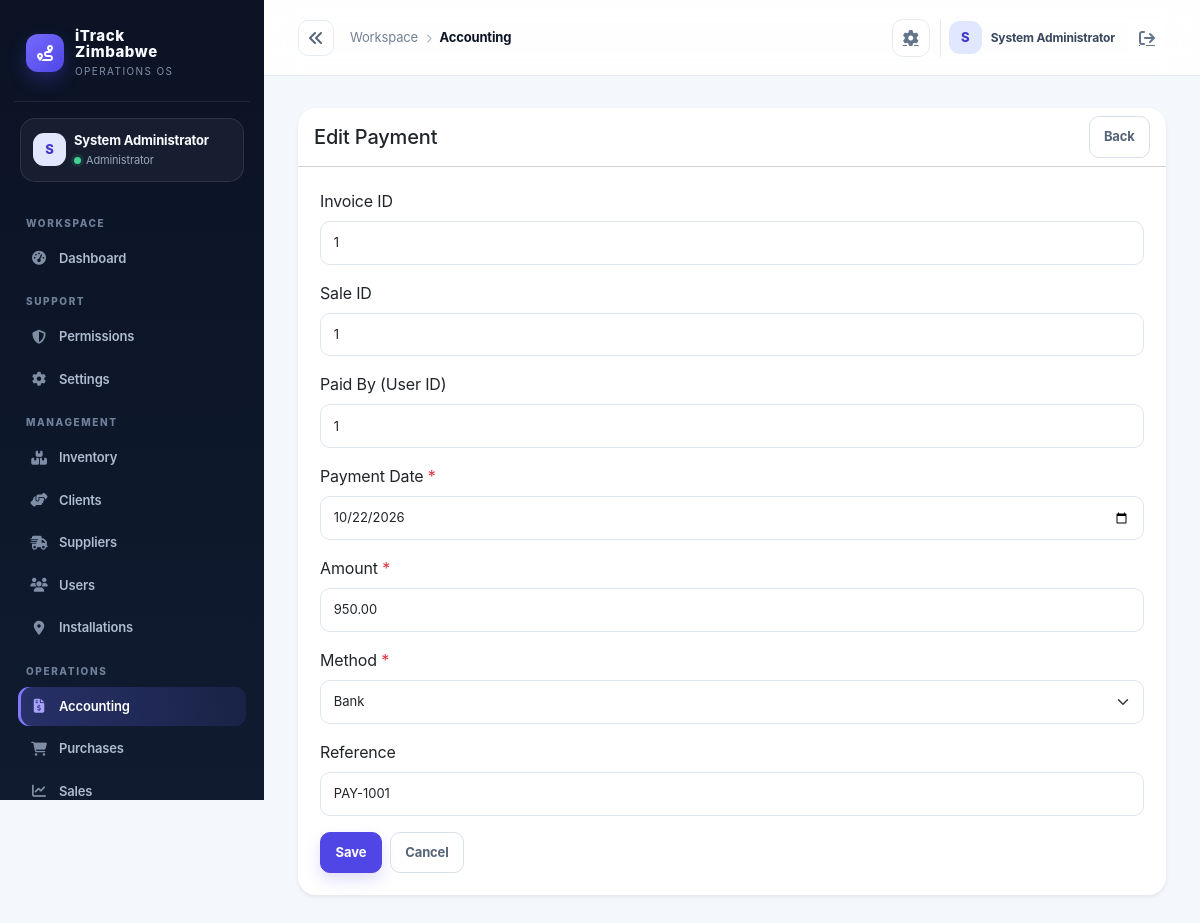
Page /index.php?controller=accounting&action=paymentEdit&id=1 (signed in) on the committed database.
### tables this page shows
CREATE TABLE IF NOT EXISTS payments (
  id INT AUTO_INCREMENT PRIMARY KEY,
  invoice_id INT NULL,
  sale_id INT NULL,
  paid_by INT NULL,
  payment_date DATE NOT NULL DEFAULT CURRENT_DATE,
  amount DECIMAL(14,2) NOT NULL DEFAULT 0.00,
  method VARCHAR(50) NOT NULL DEFAULT 'cash',
  reference VARCHAR(150),
  created_at TIMESTAMP DEFAULT CURRENT_TIMESTAMP,
  FOREIGN KEY (invoice_id) REFERENCES invoices(id) ON DELETE SET NULL,
  FOREIGN KEY (sale_id) REFERENCES sales(id) ON DELETE SET NULL,
  FOREIGN KEY (paid_by) REFERENCES users(id) ON DELETE SET NULL
);

### app/controllers/AccountingController.php (called while the page is built, shortened)
<?php
require_once dirname(__DIR__) . '/core/Controller.php';
require_once dirname(__DIR__) . '/models/Payment.php';
class AccountingController extends Controller
{
    private Payment $paymentModel;
    public function __construct()
    {
        $this->paymentModel = new Payment();
    }
    private function getPaymentFields(): array
    {
        return [
            ['name' => 'invoice_id', 'label' => 'Invoice ID', 'type' => 'number'],
            ['name' => 'sale_id', 'label' => 'Sale ID', 'type' => 'number'],
            ['name' => 'paid_by', 'label' => 'Paid By (User ID)', 'type' => 'number'],
            ['name' => 'payment_date', 'label' => 'Payment Date', 'type' => 'date', 'required' => true],
            ['name' => 'amount', 'label' => 'Amount', 'type' => 'number', 'step' => '0.01', 'required' => true],
            ['name' => 'method', 'label' => 'Method', 'type' => 'select', 'options' => ['cash', 'bank', 'mobile_money', 'card'], 'required' => true],
            ['name' => 'reference', 'label' => 'Reference', 'type' => 'text'],
        ];
    }
    public function paymentEdit(): void
    {
        $id = $this->sanitizeInt($_GET['id'] ?? 0);
        $record = $this->paymentModel->find($id);
        $this->view('accounting/form', ['title' => 'Edit Payment', 'mode' => 'edit', 'section' => 'payments', 'resourceName' => 'Payment', 'fields' => $this->getPaymentFields(), 'record' => $record, 'submitAction' => 'paymentEdit', 'recordId' => $id]);
    }
}

### public/index.php (called while the page is built, shortened)
<?php
$uri = $_SERVER['REQUEST_URI'] ?? '/';
$controllerKey = $_GET['controller'] ?? null;
$actionKey = $_GET['action'] ?? null;
$route = $controllerKey ? [
    'controller' => ucfirst($controllerKey) . 'Controller',
    'action' => $actionKey ?? 'index',
] : Router::route($uri);
$actionName = $route['action'];
$controller = new $controllerName();
$controller->$actionName();

### app/config/database.php (called while the page is built, shortened)
<?php
class Database
{
    private static ?PDO $instance = null;
    public static function getInstance(): PDO
    {
        if (self::$instance === null) {
            $config = require dirname(__DIR__) . '/config/app.php';
            $mysqlEnabled = extension_loaded('pdo_mysql');
            if ($config['db_driver'] === 'sqlite') {
                self::$instance = self::createSqliteInstance($config);
            } elseif ($config['db_driver'] === 'mysql' || ($config['db_driver'] === 'auto' && $mysqlEnabled)) {
                try {
                    $dsn = sprintf('mysql:host=%s;port=%s;dbname=%s;charset=utf8mb4', $config['db']['host'], $config['db']['port'], $config['db']['name']);
                    self::$instance = new PDO($dsn, $config['db']['user'], $config['db']['pass'], [
                        PDO::ATTR_ERRMODE => PDO::ERRMODE_EXCEPTION,
                        PDO::ATTR_DEFAULT_FETCH_MODE => PDO::FETCH_ASSOC,
                        PDO::ATTR_EMULATE_PREPARES => false,
                    ]);
                } catch (PDOException $exception) {
                    if ($config['environment'] === 'production' || $config['db_driver'] === 'mysql') {
                        throw new RuntimeException('Unable to connect to the configured MySQL database.', 0, $exception);
                    }
                    self::$instance = self::createSqliteInstance($config);
                }
            } else {
                if ($config['environment'] === 'production' && $config['db_driver'] !== 'sqlite') {
                    throw new RuntimeException('Production requires DB_DRIVER=mysql or an explicit DB_DRIVER=sqlite configuration.');
                }
                self::$instance = self::createSqliteInstance($config);
            }
        }
        return self::$instance;
    }
}

### app/core/Model.php (called while the page is built, shortened)
<?php
require_once dirname(__DIR__) . '/config/database.php';
abstract class Model
{
    protected PDO $db;
    public function __construct()
    {
        $this->db = Database::getInstance();
    }
    protected function fetchOne(string $sql, array $params = []): ?array
    {
        $stmt = $this->db->prepare($sql);
        $stmt->execute($params);
        $row = $stmt->fetch();
        return $row === false ? null : $row;
    }
    protected function execute(string $sql, array $params = []): int
    {
        $stmt = $this->db->prepare($sql);
        $stmt->execute($params);
        return $stmt->rowCount();
    }
}

### app/models/Payment.php (called while the page is built, shortened)
<?php
require_once dirname(__DIR__) . '/core/Model.php';
class Payment extends Model
{
    public function find(int $id): ?array
    {
        return $this->fetchOne('SELECT * FROM payments WHERE id = :id', [':id' => $id]);
    }
}

### app/views/accounting/form.php (the view, shortened to what this page needs)
<?php
    $record = $record ?? [];
    $fields = $fields ?? [];
    $mode = $mode ?? 'create';
    $title = $title ?? 'Record';
    $section = $section ?? 'index';
    $submitAction = $submitAction ?? $section;
    $recordId = $recordId ?? ($record['id'] ?? null);
    $formAction = '/index.php?controller=accounting&action=' . rawurlencode($submitAction);
    if ($mode === 'edit' && $recordId) {
        $formAction .= '&id=' . (int) $recordId;
    }
?>
<div class="card shadow-sm border-0">
    <div class="card-header bg-transparent d-flex justify-content-between align-items-center">
        <h2 class="h5 mb-0"><?= htmlspecialchars($title) ?></h2>
        <a href="/index.php?controller=accounting&action=<?= htmlspecialchars($section) ?>" class="btn btn-sm btn-outline-secondary">Back</a>
    </div>
    <div class="card-body">
        <form method="post" action="<?= htmlspecialchars($formAction) ?>">
            <?php foreach ($fields as $field): ?>
                <?php $inputName = $field['name']; $value = $record[$inputName] ?? ''; ?>
                <div class="mb-3">
                    <label for="<?= htmlspecialchars($inputName) ?>" class="form-label">
                        <?= htmlspecialchars($field['label'] ?? ucfirst($inputName)) ?>
                        <?= !empty($field['required']) ? '<span class="text-danger">*</span>' : '' ?>
                    </label>
                    <?php if (($field['type'] ?? 'text') === 'select'): ?>
                        <select id="<?= htmlspecialchars($inputName) ?>" name="<?= htmlspecialchars($inputName) ?>" class="form-select" <?= !empty($field['required']) ? 'required' : '' ?>>
                            <?php foreach ($field['options'] ?? [] as $option): ?>
                                <option value="<?= htmlspecialchars((string) $option) ?>" <?= (string) $value === (string) $option ? 'selected' : '' ?>>
                                    <?= htmlspecialchars(ucfirst((string) $option)) ?>
                                </option>
                            <?php endforeach; ?>
                        </select>
                    <?php elseif (($field['type'] ?? 'text') === 'textarea'): ?>
                        <textarea id="<?= htmlspecialchars($inputName) ?>" name="<?= htmlspecialchars($inputName) ?>" class="form-control" rows="4" <?= !empty($field['required']) ? 'required' : '' ?>><?= htmlspecialchars((string) $value) ?></textarea>
                    <?php else: ?>
                        <input
                            id="<?= htmlspecialchars($inputName) ?>"
                            name="<?= htmlspecialchars($inputName) ?>"
                            type="<?= htmlspecialchars($field['type'] ?? 'text') ?>"
                            class="form-control"
                            value="<?= htmlspecialchars((string) $value) ?>"
                            step="<?= htmlspecialchars((string) ($field['step'] ?? '')) ?>"
                            <?= !empty($field['required']) ? 'required' : '' ?>
                        >
                    <?php endif; ?>
                </div>
            <?php endforeach; ?>
            <div class="d-flex gap-2">
                <button type="submit" class="btn btn-primary">Save</button>
                <a href="/index.php?controller=accounting&action=<?= htmlspecialchars($section) ?>" class="btn btn-outline-secondary">Cancel</a>
            </div>
        </form>
    </div>
</div>

### app/views/layouts/main.php (style rules this page uses)
:root { --ink:#0b1324; --ink-2:#111d33; --muted:#738096; --line:#e6ebf2; --canvas:#f4f7fb; --card:#fff; --brand:#4f46e5; --brand-2:#6d5dfc; --mint:#13b981; --amber:#f59e0b; --danger:#e25555; --shadow:0 16px 40px rgba(15,23,42,.06); }
* { box-sizing:border-box; }
body { background:var(--canvas); color:var(--ink); margin:0; font-family:Inter,ui-sans-serif,system-ui,-apple-system,"Segoe UI",sans-serif; letter-spacing:-.01em; }
a { color:inherit; }
.card { border:1px solid var(--line); border-radius:18px; background:var(--card); box-shadow:var(--shadow); }
.card .card-body { padding:22px; }
.btn { border-radius:10px; font-weight:700; font-size:13px; padding:.63rem .9rem; }
.btn-primary { background:var(--brand); border-color:var(--brand); box-shadow:0 7px 15px rgba(79,70,229,.18); }
.form-control,.form-select { border-color:#dfe5ee; border-radius:10px; font-size:13px; padding:.7rem .8rem; }
.btn-outline-secondary { color:#56647a; border-color:#d9e0eb; }

### rows in the picture
payments: invoice_id "1", sale_id "1", paid_by "1", payment_date "10/22/2026", amount "950.00", method "Bank", reference "PAY-1001"

### other values in the picture
$initials "S"
$user['name'] "System Administrator"
$role "Administrator"
$group "WORKSPACE"
$item['label'] "Dashboard"
$group "SUPPORT"
$item['label'] "Permissions"
$item['label'] "Settings"
$group "MANAGEMENT"
$item['label'] "Inventory"
$item['label'] "Clients"
$item['label'] "Suppliers"
$item['label'] "Users"
$item['label'] "Installations"
$group "OPERATIONS"
